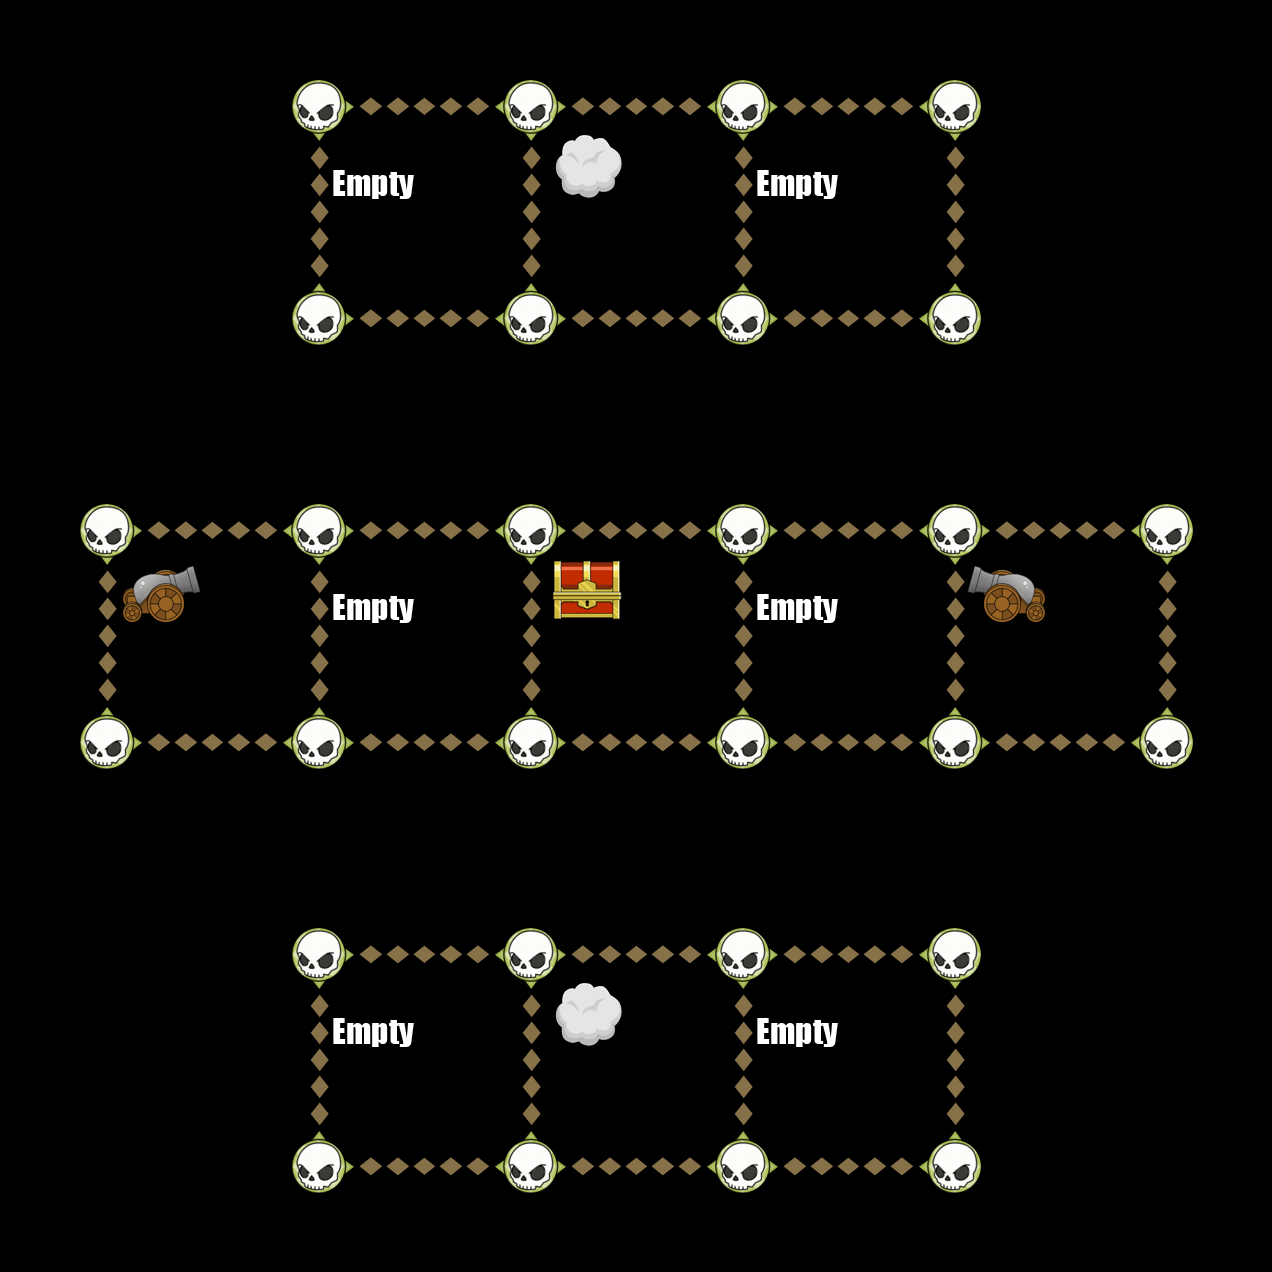

Rendered tile map (Tiled .tmx) drawn with the repository's tilesets; below, a short description and the map source with its tile grids summarised:
An orthogonal 6x6 tile map with 212x212 px tiles, 6 tile layers (Down, Up, Left, Right, ...).

<map version="1.0" orientation="orthogonal" width="6" height="6" tilewidth="212" tileheight="212">
 <tileset firstgid="1" name="TileGraphic_Final-ipadhd" tilewidth="212" tileheight="212">
  <image source="TileGraphic_Final-ipadhd.png" width="636" height="1060" />
  <tile id="0">
   <properties>
    <property name="LineFilled" value="True" />
   </properties>
  </tile>
  <tile id="2">
   <properties>
    <property name="Item" value="TreasureBox" />
   </properties>
  </tile>
  <tile id="4">
   <properties>
    <property name="RowFilled" value="True" />
   </properties>
  </tile>
  <tile id="6">
   <properties>
    <property name="Item" value="CannonLeft" />
   </properties>
  </tile>
  <tile id="7">
   <properties>
    <property name="Item" value="ShipRight" />
   </properties>
  </tile>
  <tile id="8">
   <properties>
    <property name="Item" value="MapOne" />
   </properties>
  </tile>
  <tile id="9">
   <properties>
    <property name="Item" value="CannonRight" />
   </properties>
  </tile>
  <tile id="10">
   <properties>
    <property name="Item" value="ShipLeft" />
   </properties>
  </tile>
  <tile id="11">
   <properties>
    <property name="Item" value="MapTwo" />
   </properties>
  </tile>
  <tile id="12">
   <properties>
    <property name="Item" value="Empty" />
   </properties>
  </tile>
  <tile id="13">
   <properties>
    <property name="Item" value="Skull" />
   </properties>
  </tile>
  <tile id="14">
   <properties>
    <property name="Item" value="Fog" />
   </properties>
  </tile>
 </tileset>
 <layer name="Down" width="6" height="6">
  <data>[36 cells, 14 non-empty, 1 distinct tile ids]</data>
 </layer>
 <layer name="Up" width="6" height="6">
  <data>[36 cells, 14 non-empty, 1 distinct tile ids]</data>
 </layer>
 <layer name="Left" width="6" height="6">
  <data>[36 cells, 22 non-empty, 1 distinct tile ids]</data>
 </layer>
 <layer name="Right" width="6" height="6">
  <data>[36 cells, 22 non-empty, 1 distinct tile ids]</data>
 </layer>
 <layer name="Dots" width="6" height="6">
  <data>[36 cells, 28 non-empty, 1 distinct tile ids]</data>
 </layer>
 <layer name="Items" width="6" height="6">
  <data>[36 cells, 11 non-empty, 5 distinct tile ids]</data>
 </layer>
</map>
